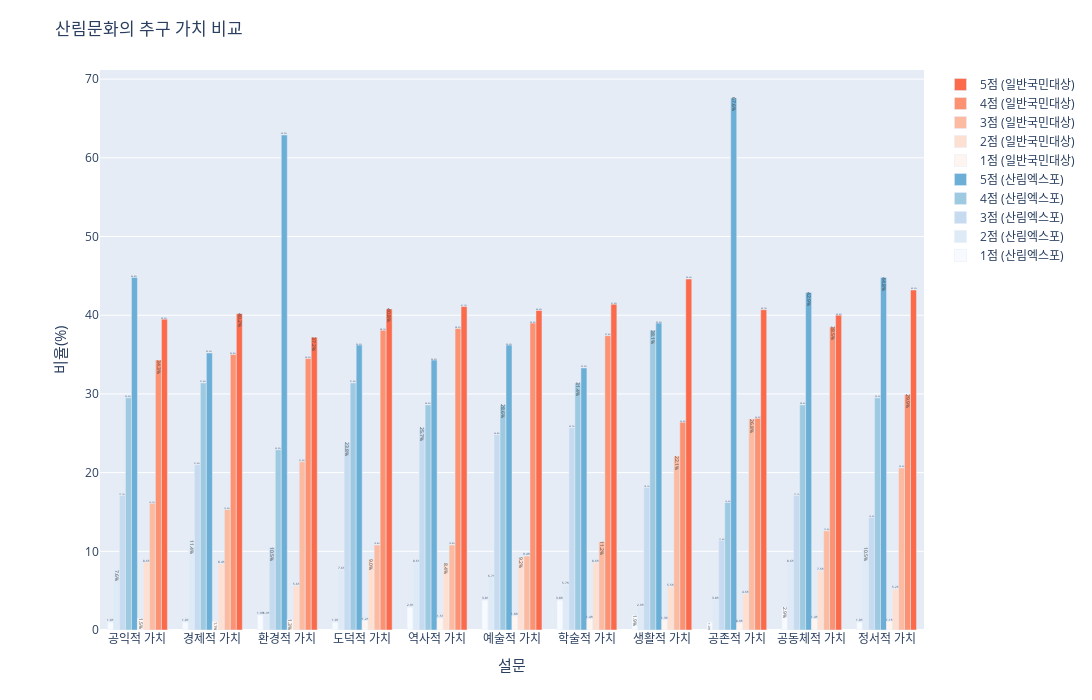

Notebook code for this chart:
### Markdown cell above
### 위 그래프에 종합평균 추가 + t검정

### Code cell
import plotly.colors as pc
expo_4_num_df = expo_4_df[['설문','5_비율','4_비율', '3_비율', '2_비율', '1_비율']]
common_4_num_df = common_4_df[['설문','5_비율','4_비율', '3_비율', '2_비율', '1_비율']]

# 컬러맵을 리스트로 불러오기
blues_color_map = pc.sequential.Blues
reds_color_map = pc.sequential.Reds

# 누적 막대그래프 시각화
fig = go.Figure()

# 막대 그래프 추가 (expo_4_num_df 데이터 사용)
for i in range(1, 6):
    text_labels = [f'<span style="font-size: 15px !important;">{val:.1f}%</span>' for val in expo_4_num_df[f'{i}_비율']]
    fig.add_trace(go.Bar(x=expo_4_num_df['설문'], y=expo_4_num_df[f'{i}_비율'], text=text_labels,
                         name=f'{i}점 (산림엑스포)', textposition='auto', marker=dict(color=blues_color_map[i-1])))

# 두 번째 막대 그래프 추가 (common_4_num_df 데이터 사용) - 겹치게 표시
for i in range(1, 6):
    text_labels = [f'<span style="font-size: 15px">{val:.1f}%</span>' for val in common_4_num_df[f'{i}_비율']]
    fig.add_trace(go.Bar(x=common_4_num_df['설문'], y=common_4_num_df[f'{i}_비율'], text=text_labels,
                         name=f'{i}점 (일반국민)', textposition='auto', marker=dict(color=reds_color_map[i-1])))

# 그래프 레이아웃 설정
fig.update_layout(title="산림문화의 추구 가치 비교", xaxis_title="<span style='font-size: 15px'>설문</span>", yaxis_title="<span style='font-size: 15px'>비율(%)</span>",
                  barmode='group', showlegend=True)

# 범례 텍스트 수정
fig.update_layout(legend=dict(traceorder="reversed"))

# 그래프 높이와 너비 조정
fig.update_layout(height=700, width=1400)

# 여백 (margin) 조정
fig.update_layout(margin=dict(l=100, r=100, b=70, t=70))

fig.show()

### Figure 1 — Plotly figure (JSON) as saved in the notebook; plotly's stock layout.template omitted (floating-point values rounded to 4 significant figures)
{"data": [{"marker": {"color": "rgb(247,251,255)"}, "name": "1점 (산림엑스포)", "text": ["<span style=\"font-size: 15px !important;\">1.0%</span>", "<span style=\"font-size: 15px !important;\">1.0%</span>", "<span style=\"font-size: 15px !important;\">1.9%</span>", "<span style=\"font-size: 15px !important;\">1.0%</span>", "<span style=\"font-size: 15px !important;\">2.9%</span>", "<span style=\"font-size: 15px !important;\">3.8%</span>", "<span style=\"font-size: 15px !important;\">3.8%</span>", "<span style=\"font-size: 15px !important;\">1.9%</span>", "<span style=\"font-size: 15px !important;\">1.0%</span>", "<span style=\"font-size: 15px !important;\">2.9%</span>", "<span style=\"font-size: 15px !important;\">1.0%</span>"], "textposition": "auto", "type": "bar", "x": ["공익적 가치", "경제적 가치", "환경적 가치", "도덕적 가치", "역사적 가치", "예술적 가치", "학술적 가치", "생활적 가치", "공존적 가치", "공동체적 가치", "정서적 가치"], "y": [1, 1, 1.9, 1, 2.9, 3.8, 3.8, 1.9, 1, 2.9, 1]}, {"marker": {"color": "rgb(222,235,247)"}, "name": "2점 (산림엑스포)", "text": ["<span style=\"font-size: 15px !important;\">7.6%</span>", "<span style=\"font-size: 15px !important;\">11.4%</span>", "<span style=\"font-size: 15px !important;\">1.9%</span>", "<span style=\"font-size: 15px !important;\">7.6%</span>", "<span style=\"font-size: 15px !important;\">8.6%</span>", "<span style=\"font-size: 15px !important;\">6.7%</span>", "<span style=\"font-size: 15px !important;\">5.7%</span>", "<span style=\"font-size: 15px !important;\">2.9%</span>", "<span style=\"font-size: 15px !important;\">3.8%</span>", "<span style=\"font-size: 15px !important;\">8.6%</span>", "<span style=\"font-size: 15px !important;\">10.5%</span>"], "textposition": "auto", "type": "bar", "x": ["공익적 가치", "경제적 가치", "환경적 가치", "도덕적 가치", "역사적 가치", "예술적 가치", "학술적 가치", "생활적 가치", "공존적 가치", "공동체적 가치", "정서적 가치"], "y": [7.6, 11.4, 1.9, 7.6, 8.6, 6.7, 5.7, 2.9, 3.8, 8.6, 10.5]}, {"marker": {"color": "rgb(198,219,239)"}, "name": "3점 (산림엑스포)", "text": ["<span style=\"font-size: 15px !important;\">17.1%</span>", "<span style=\"font-size: 15px !important;\">21.0%</span>", "<span style=\"font-size: 15px !important;\">10.5%</span>", "<span style=\"font-size: 15px !important;\">23.8%</span>", "<span style=\"font-size: 15px !important;\">25.7%</span>", "<span style=\"font-size: 15px !important;\">24.8%</span>", "<span style=\"font-size: 15px !important;\">25.7%</span>", "<span style=\"font-size: 15px !important;\">18.1%</span>", "<span style=\"font-size: 15px !important;\">11.4%</span>", "<span style=\"font-size: 15px !important;\">17.1%</span>", "<span style=\"font-size: 15px !important;\">14.3%</span>"], "textposition": "auto", "type": "bar", "x": ["공익적 가치", "경제적 가치", "환경적 가치", "도덕적 가치", "역사적 가치", "예술적 가치", "학술적 가치", "생활적 가치", "공존적 가치", "공동체적 가치", "정서적 가치"], "y": [17.1, 21, 10.5, 23.8, 25.7, 24.8, 25.7, 18.1, 11.4, 17.1, 14.3]}, {"marker": {"color": "rgb(158,202,225)"}, "name": "4점 (산림엑스포)", "text": ["<span style=\"font-size: 15px !important;\">29.5%</span>", "<span style=\"font-size: 15px !important;\">31.4%</span>", "<span style=\"font-size: 15px !important;\">22.9%</span>", "<span style=\"font-size: 15px !important;\">31.4%</span>", "<span style=\"font-size: 15px !important;\">28.6%</span>", "<span style=\"font-size: 15px !important;\">28.6%</span>", "<span style=\"font-size: 15px !important;\">31.4%</span>", "<span style=\"font-size: 15px !important;\">38.1%</span>", "<span style=\"font-size: 15px !important;\">16.2%</span>", "<span style=\"font-size: 15px !important;\">28.6%</span>", "<span style=\"font-size: 15px !important;\">29.5%</span>"], "textposition": "auto", "type": "bar", "x": ["공익적 가치", "경제적 가치", "환경적 가치", "도덕적 가치", "역사적 가치", "예술적 가치", "학술적 가치", "생활적 가치", "공존적 가치", "공동체적 가치", "정서적 가치"], "y": [29.5, 31.4, 22.9, 31.4, 28.6, 28.6, 31.4, 38.1, 16.2, 28.6, 29.5]}, {"marker": {"color": "rgb(107,174,214)"}, "name": "5점 (산림엑스포)", "text": ["<span style=\"font-size: 15px !important;\">44.8%</span>", "<span style=\"font-size: 15px !important;\">35.2%</span>", "<span style=\"font-size: 15px !important;\">62.9%</span>", "<span style=\"font-size: 15px !important;\">36.2%</span>", "<span style=\"font-size: 15px !important;\">34.3%</span>", "<span style=\"font-size: 15px !important;\">36.2%</span>", "<span style=\"font-size: 15px !important;\">33.3%</span>", "<span style=\"font-size: 15px !important;\">39.0%</span>", "<span style=\"font-size: 15px !important;\">67.6%</span>", "<span style=\"font-size: 15px !important;\">42.9%</span>", "<span style=\"font-size: 15px !important;\">44.8%</span>"], "textposition": "auto", "type": "bar", "x": ["공익적 가치", "경제적 가치", "환경적 가치", "도덕적 가치", "역사적 가치", "예술적 가치", "학술적 가치", "생활적 가치", "공존적 가치", "공동체적 가치", "정서적 가치"], "y": [44.8, 35.2, 62.9, 36.2, 34.3, 36.2, 33.3, 39, 67.6, 42.9, 44.8]}, {"marker": {"color": "rgb(255,245,240)"}, "name": "1점 (일반국민대상)", "text": ["<span style=\"font-size: 15px\">1.5%</span>", "<span style=\"font-size: 15px\">1.1%</span>", "<span style=\"font-size: 15px\">1.3%</span>", "<span style=\"font-size: 15px\">1.2%</span>", "<span style=\"font-size: 15px\">1.5%</span>", "<span style=\"font-size: 15px\">1.8%</span>", "<span style=\"font-size: 15px\">1.4%</span>", "<span style=\"font-size: 15px\">1.3%</span>", "<span style=\"font-size: 15px\">0.9%</span>", "<span style=\"font-size: 15px\">1.4%</span>", "<span style=\"font-size: 15px\">1.1%</span>"], "textposition": "auto", "type": "bar", "x": ["공익적 가치", "경제적 가치", "환경적 가치", "도덕적 가치", "역사적 가치", "예술적 가치", "학술적 가치", "생활적 가치", "공존적 가치", "공동체적 가치", "정서적 가치"], "y": [1.5, 1.1, 1.3, 1.2, 1.5, 1.8, 1.4, 1.3, 0.9, 1.4, 1.1]}, {"marker": {"color": "rgb(254,224,210)"}, "name": "2점 (일반국민대상)", "text": ["<span style=\"font-size: 15px\">8.6%</span>", "<span style=\"font-size: 15px\">8.4%</span>", "<span style=\"font-size: 15px\">5.6%</span>", "<span style=\"font-size: 15px\">9.0%</span>", "<span style=\"font-size: 15px\">8.4%</span>", "<span style=\"font-size: 15px\">9.2%</span>", "<span style=\"font-size: 15px\">8.6%</span>", "<span style=\"font-size: 15px\">5.5%</span>", "<span style=\"font-size: 15px\">4.6%</span>", "<span style=\"font-size: 15px\">7.5%</span>", "<span style=\"font-size: 15px\">5.2%</span>"], "textposition": "auto", "type": "bar", "x": ["공익적 가치", "경제적 가치", "환경적 가치", "도덕적 가치", "역사적 가치", "예술적 가치", "학술적 가치", "생활적 가치", "공존적 가치", "공동체적 가치", "정서적 가치"], "y": [8.6, 8.4, 5.6, 9, 8.4, 9.2, 8.6, 5.5, 4.6, 7.5, 5.2]}, {"marker": {"color": "rgb(252,187,161)"}, "name": "3점 (일반국민대상)", "text": ["<span style=\"font-size: 15px\">16.1%</span>", "<span style=\"font-size: 15px\">15.3%</span>", "<span style=\"font-size: 15px\">21.4%</span>", "<span style=\"font-size: 15px\">10.8%</span>", "<span style=\"font-size: 15px\">10.8%</span>", "<span style=\"font-size: 15px\">9.4%</span>", "<span style=\"font-size: 15px\">11.2%</span>", "<span style=\"font-size: 15px\">22.1%</span>", "<span style=\"font-size: 15px\">26.8%</span>", "<span style=\"font-size: 15px\">12.6%</span>", "<span style=\"font-size: 15px\">20.6%</span>"], "textposition": "auto", "type": "bar", "x": ["공익적 가치", "경제적 가치", "환경적 가치", "도덕적 가치", "역사적 가치", "예술적 가치", "학술적 가치", "생활적 가치", "공존적 가치", "공동체적 가치", "정서적 가치"], "y": [16.1, 15.3, 21.4, 10.8, 10.8, 9.4, 11.2, 22.1, 26.8, 12.6, 20.6]}, {"marker": {"color": "rgb(252,146,114)"}, "name": "4점 (일반국민대상)", "text": ["<span style=\"font-size: 15px\">34.3%</span>", "<span style=\"font-size: 15px\">35.0%</span>", "<span style=\"font-size: 15px\">34.5%</span>", "<span style=\"font-size: 15px\">38.1%</span>", "<span style=\"font-size: 15px\">38.3%</span>", "<span style=\"font-size: 15px\">39.0%</span>", "<span style=\"font-size: 15px\">37.4%</span>", "<span style=\"font-size: 15px\">26.4%</span>", "<span style=\"font-size: 15px\">26.9%</span>", "<span style=\"font-size: 15px\">38.5%</span>", "<span style=\"font-size: 15px\">29.9%</span>"], "textposition": "auto", "type": "bar", "x": ["공익적 가치", "경제적 가치", "환경적 가치", "도덕적 가치", "역사적 가치", "예술적 가치", "학술적 가치", "생활적 가치", "공존적 가치", "공동체적 가치", "정서적 가치"], "y": [34.3, 35, 34.5, 38.1, 38.3, 39, 37.4, 26.4, 26.9, 38.5, 29.9]}, {"marker": {"color": "rgb(251,106,74)"}, "name": "5점 (일반국민대상)", "text": ["<span style=\"font-size: 15px\">39.5%</span>", "<span style=\"font-size: 15px\">40.2%</span>", "<span style=\"font-size: 15px\">37.2%</span>", "<span style=\"font-size: 15px\">40.8%</span>", "<span style=\"font-size: 15px\">41.1%</span>", "<span style=\"font-size: 15px\">40.6%</span>", "<span style=\"font-size: 15px\">41.4%</span>", "<span style=\"font-size: 15px\">44.6%</span>", "<span style=\"font-size: 15px\">40.7%</span>", "<span style=\"font-size: 15px\">40.0%</span>", "<span style=\"font-size: 15px\">43.2%</span>"], "textposition": "auto", "type": "bar", "x": ["공익적 가치", "경제적 가치", "환경적 가치", "도덕적 가치", "역사적 가치", "예술적 가치", "학술적 가치", "생활적 가치", "공존적 가치", "공동체적 가치", "정서적 가치"], "y": [39.5, 40.2, 37.2, 40.8, 41.1, 40.6, 41.4, 44.6, 40.7, 40, 43.2]}], "layout": {"barmode": "group", "height": 700, "legend": {"traceorder": "reversed"}, "margin": {"b": 70, "l": 100, "r": 100, "t": 70}, "showlegend": true, "title": {"text": "산림문화의 추구 가치 비교"}, "width": 1400, "xaxis": {"title": {"text": "<span style='font-size: 15px'>설문</span>"}}, "yaxis": {"title": {"text": "<span style='font-size: 15px'>비율(%)</span>"}}}}
